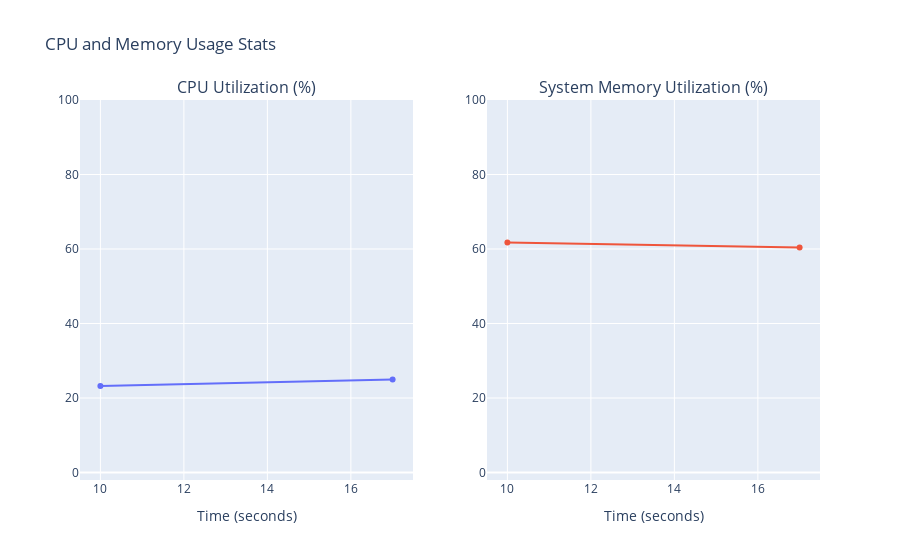

Notebook code cell kept with this figure:
### Code cell
fig = make_subplots(rows=1, cols=2, start_cell="top-left", 
                    subplot_titles=("CPU Utilization (%)", 
                                    "System Memory Utilization (%)"))

fig.add_trace(go.Scatter(x=temp["_runtime"], 
                         y=temp["system.cpu"]), row=1, col=1)
fig.add_trace(go.Scatter(x=temp["_runtime"], y=temp["system.memory"]), row=1, col=2)

fig.update_xaxes(title_text="Time (seconds)", row=1, col=1)
fig.update_xaxes(title_text="Time (seconds)",  row=1, col=2)

fig.update_yaxes(range=[-2, 100],row=1, col=1)
fig.update_yaxes(range=[-2, 100], row=1, col=2)


fig.update_layout(title_text="CPU and Memory Usage Stats", showlegend=False,)

fig.show()

### Figure 1 — Plotly figure (JSON) as saved in the notebook; plotly's stock layout.template omitted (floating-point values rounded to 4 significant figures)
{"data": [{"type": "scatter", "x": [10, 17], "xaxis": "x", "y": [23.23, 25], "yaxis": "y"}, {"type": "scatter", "x": [10, 17], "xaxis": "x2", "y": [61.73, 60.4], "yaxis": "y2"}], "layout": {"annotations": [{"font": {"size": 16}, "showarrow": false, "text": "CPU Utilization (%)", "x": 0.225, "xanchor": "center", "xref": "paper", "y": 1, "yanchor": "bottom", "yref": "paper"}, {"font": {"size": 16}, "showarrow": false, "text": "System Memory Utilization (%)", "x": 0.775, "xanchor": "center", "xref": "paper", "y": 1, "yanchor": "bottom", "yref": "paper"}], "showlegend": false, "title": {"text": "CPU and Memory Usage Stats"}, "xaxis": {"anchor": "y", "domain": [0, 0.45], "title": {"text": "Time (seconds)"}}, "xaxis2": {"anchor": "y2", "domain": [0.55, 1], "title": {"text": "Time (seconds)"}}, "yaxis": {"anchor": "x", "domain": [0, 1], "range": [-2, 100]}, "yaxis2": {"anchor": "x2", "domain": [0, 1], "range": [-2, 100]}}}
